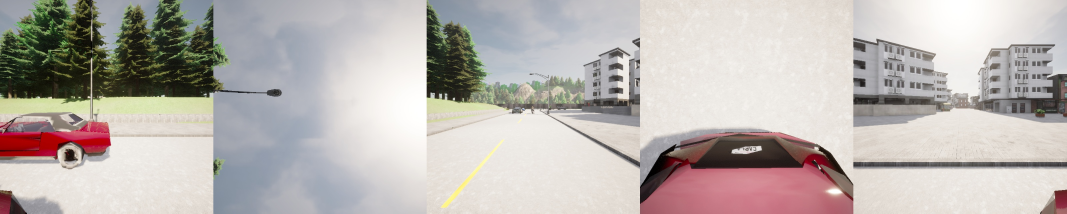
#> input picture fisheye_computation/images/five_rgb_001.jpg, 3200 x 640 px (shown at 1/3 size)
$ python fisheye_to_pinhole.py -i images/five_rgb_001.jpg
#> lines starting #> are read from the running program, lines starting #| are printed output that depends on the picture; after the words box and inside, x2 and y2 are one past the last pixel; in counts of white or black regions, pixels touching at a corner belong together
#!/usr/bin/env python

# Fisheye to Pinhole Image Converter
# Converts a single fisheye image to 3 optimally positioned pinhole images
# to maximize information coverage and minimize loss

import numpy as np
import cv2
from scipy.spatial.transform import Rotation as R
from typing import Tuple, Dict, List
import os
import json
import argparse


class EquidistantProjection:
    """Equidistant fisheye projection model for inverse mapping."""

    def __init__(self, fx: float, fy: float, cx: float, cy: float,
                 k0: float = 0.0, k1: float = 0.0, k2: float = 0.0, k3: float = 0.0, k4: float = 0.0):
        self.fx = fx
        self.fy = fy
        self.cx = cx
        self.cy = cy
        self.k0 = k0
        self.k1 = k1
        self.k2 = k2
        self.k3 = k3
        self.k4 = k4

    @classmethod
    def from_fov(cls, width: int, height: int, fov: float,
                 k0: float = 0.0, k1: float = 0.0, k2: float = 0.0, k3: float = 0.0, k4: float = 0.0):
        """Create equidistant projection from field of view."""
        cx = width / 2.0
        cy = height / 2.0
        # For equidistant projection: r = f * theta
        r_max = min(width, height) / 2.0
        theta_max = np.deg2rad(fov / 2.0)
        fx = fy = r_max / theta_max
        return cls(fx, fy, cx, cy, k0, k1, k2, k3, k4)

    # [18 lines left out: function from_2d_to_3d, not called in this run]


class FisheyeToPinholeConverter:
    """Converts fisheye images to optimally positioned pinhole images."""

    def __init__(self, fisheye_width: int = 640, fisheye_height: int = 640, fisheye_fov: int = 180,
                 pinhole_width: int = 640, pinhole_height: int = 640, pinhole_fov: int = 90):
        """
        Initialize the converter.

        Args:
            fisheye_width: Input fisheye image width
            fisheye_height: Input fisheye image height
            fisheye_fov: Fisheye field of view in degrees
            pinhole_width: Output pinhole image width
            pinhole_height: Output pinhole image height
            pinhole_fov: Pinhole field of view in degrees
        """
        self.fisheye_width = fisheye_width
        self.fisheye_height = fisheye_height
        self.fisheye_fov = fisheye_fov
        self.pinhole_width = pinhole_width
        self.pinhole_height = pinhole_height
        self.pinhole_fov = pinhole_fov

        # Initialize fisheye projection model
        self.fisheye_projection = EquidistantProjection.from_fov(
            width=fisheye_width,
            height=fisheye_height,
            fov=fisheye_fov
        )

        # Create pinhole camera intrinsic matrix
        self.pinhole_intrinsic = self._create_pinhole_intrinsic()

        # Define optimal camera orientations for maximum coverage
        # These orientations are designed to minimize overlap while maximizing coverage
        self.camera_orientations = self._get_optimal_orientations()

        # Pre-compute mapping tables for each camera
        self.mapping_tables = self._compute_all_mappings()

    def _create_pinhole_intrinsic(self) -> np.ndarray:
        """Create pinhole camera intrinsic matrix."""
        cx = self.pinhole_width / 2.0
        cy = self.pinhole_height / 2.0

        # Calculate focal length from FOV
        f = (self.pinhole_width / 2.0) / np.tan(np.deg2rad(self.pinhole_fov / 2.0))

        K = np.array([
            [f, 0, cx],
            [0, f, cy],
            [0, 0, 1]
        ])
        return K

    def _get_optimal_orientations(self) -> Dict[str, np.ndarray]:
        """
        Get optimal camera orientations for 3 pinhole cameras.

        The orientations are chosen to maximize coverage while minimizing overlap:
        - Front: Looking straight ahead (0°)
        - Left-Front: 45° to the left and slightly up
        - Right-Front: 45° to the right and slightly up

        This configuration captures most of the front hemisphere with good overlap
        for stereo vision while minimizing information loss.
        """
        orientations = {
            # Front camera - straight ahead
            'front': np.eye(3),

            # Left-front camera - 45° left, 15° up for better coverage
            'left_front': R.from_euler('xyz', [15, 45, 0], degrees=True).as_matrix(),

            # Right-front camera - 45° right, 15° up for better coverage
            'right_front': R.from_euler('xyz', [15, -45, 0], degrees=True).as_matrix()
        }

        return orientations

    def _compute_mapping_for_camera(self, camera_name: str, orientation: np.ndarray) -> np.ndarray:
        """Compute mapping table for a specific camera orientation."""

        # Create pinhole image coordinate grid
        y, x = np.meshgrid(range(self.pinhole_height), range(self.pinhole_width), indexing='ij')
        pinhole_coords = np.stack([x, y], axis=-1).astype(np.float32)

        # Convert pinhole coordinates to 3D rays
        ones = np.ones((self.pinhole_height, self.pinhole_width, 1))
        pinhole_coords_homo = np.concatenate([pinhole_coords, ones], axis=-1)

        # Apply inverse intrinsic matrix
        K_inv = np.linalg.inv(self.pinhole_intrinsic)
        rays_camera = np.tensordot(pinhole_coords_homo, K_inv.T, axes=([2], [0]))

        # Normalize rays to unit length
        rays_norm = np.linalg.norm(rays_camera, axis=-1, keepdims=True)
        rays_camera = rays_camera / (rays_norm + 1e-8)

        # Apply camera orientation (inverse transform to world coordinates)
        orientation_inv = orientation.T
        rays_world = np.tensordot(rays_camera, orientation_inv.T, axes=([2], [0]))

        # Project 3D rays to fisheye coordinates using the fisheye projection model
        fisheye_coords = self._project_rays_to_fisheye(rays_world)

        return fisheye_coords

    def _project_rays_to_fisheye(self, rays: np.ndarray) -> np.ndarray:
        """Project 3D rays to fisheye image coordinates."""
        # Normalize rays
        rays_norm = np.linalg.norm(rays, axis=-1, keepdims=True)
        rays = rays / (rays_norm + 1e-8)

        x, y, z = rays[..., 0], rays[..., 1], rays[..., 2]

        # Calculate theta and phi
        theta = np.arccos(np.clip(z, -1, 1))
        phi = np.arctan2(y, x)

        # For equidistant projection: r = f * theta
        r = theta

        # Convert to normalized coordinates
        x_norm = r * np.cos(phi)
        y_norm = r * np.sin(phi)

        # Convert to image coordinates
        u = self.fisheye_projection.fx * x_norm + self.fisheye_projection.cx
        v = self.fisheye_projection.fy * y_norm + self.fisheye_projection.cy

        # Create mapping coordinates
        coords = np.stack([u, v], axis=-1).astype(np.float32)

        # Mask out coordinates outside fisheye image bounds
        mask = ((u >= 0) & (u < self.fisheye_width) &
                (v >= 0) & (v < self.fisheye_height))

        # Set invalid coordinates to -1 (will be handled by cv2.remap)
        coords[~mask] = -1

        return coords

    def _compute_all_mappings(self) -> Dict[str, np.ndarray]:
        """Compute mapping tables for all camera orientations."""
        mappings = {}

        print("Computing mapping tables...")
        for camera_name, orientation in self.camera_orientations.items():
            print(f"  - Computing mapping for {camera_name} camera...")
            mappings[camera_name] = self._compute_mapping_for_camera(camera_name, orientation)

        print("Mapping computation complete.")
        return mappings

    def convert_fisheye_to_pinhole(self, fisheye_image: np.ndarray) -> Dict[str, np.ndarray]:
        """
        Convert fisheye image to multiple pinhole images.

        Args:
            fisheye_image: Input fisheye image as numpy array

        Returns:
            Dictionary of pinhole images with camera names as keys
        """
        if fisheye_image.shape[:2] != (self.fisheye_height, self.fisheye_width):
            print(f"Resizing fisheye image from {fisheye_image.shape[:2]} to ({self.fisheye_height}, {self.fisheye_width})")
            fisheye_image = cv2.resize(fisheye_image, (self.fisheye_width, self.fisheye_height))

        pinhole_images = {}

        print("Converting fisheye to pinhole images...")
        for camera_name, mapping in self.mapping_tables.items():
            print(f"  - Generating {camera_name} pinhole image...")

            # Apply remapping to extract pinhole view
            pinhole_img = cv2.remap(
                fisheye_image,
                mapping[..., 0],
                mapping[..., 1],
                cv2.INTER_LINEAR,
                borderMode=cv2.BORDER_CONSTANT,
                borderValue=(0, 0, 0)
            )

            pinhole_images[camera_name] = pinhole_img

        return pinhole_images

    def convert_fisheye_from_file(self, fisheye_path: str) -> Dict[str, np.ndarray]:
        """
        Convert fisheye image from file to pinhole images.

        Args:
            fisheye_path: Path to fisheye image file

        Returns:
            Dictionary of pinhole images
        """
        if not os.path.exists(fisheye_path):
            raise FileNotFoundError(f"Fisheye image not found: {fisheye_path}")

        fisheye_img = cv2.imread(fisheye_path)
        if fisheye_img is None:
            raise ValueError(f"Could not load fisheye image: {fisheye_path}")

        # Convert BGR to RGB for processing
        fisheye_img = cv2.cvtColor(fisheye_img, cv2.COLOR_BGR2RGB)

        return self.convert_fisheye_to_pinhole(fisheye_img)

    def save_pinhole_images(self, pinhole_images: Dict[str, np.ndarray], output_dir: str = "pinhole_output") -> None:
        """
        Save pinhole images to files.

        Args:
            pinhole_images: Dictionary of pinhole images
            output_dir: Output directory path
        """
        os.makedirs(output_dir, exist_ok=True)

        print(f"Saving pinhole images to {output_dir}...")
        for camera_name, img in pinhole_images.items():
            # Convert RGB back to BGR for saving
            img_bgr = cv2.cvtColor(img, cv2.COLOR_RGB2BGR)
            output_path = os.path.join(output_dir, f"{camera_name}_pinhole.jpg")
            cv2.imwrite(output_path, img_bgr)
            print(f"  - Saved {camera_name} pinhole image: {output_path}")

    def save_configuration(self, output_path: str = "fisheye_to_pinhole_config.json") -> None:
        """Save converter configuration to JSON file."""

        config_data = {
            "fisheye_camera": {
                "width": self.fisheye_width,
                "height": self.fisheye_height,
                "fov_degrees": self.fisheye_fov,
                "projection_model": "equidistant",
                "fx": float(self.fisheye_projection.fx),
                "fy": float(self.fisheye_projection.fy),
                "cx": float(self.fisheye_projection.cx),
                "cy": float(self.fisheye_projection.cy)
            },
            "pinhole_cameras": {
                "width": self.pinhole_width,
                "height": self.pinhole_height,
                "fov_degrees": self.pinhole_fov,
                "fx": float(self.pinhole_intrinsic[0, 0]),
                "fy": float(self.pinhole_intrinsic[1, 1]),
                "cx": float(self.pinhole_intrinsic[0, 2]),
                "cy": float(self.pinhole_intrinsic[1, 2]),
                "intrinsic_matrix": self.pinhole_intrinsic.tolist()
            },
            "camera_orientations": {
                name: orientation.tolist()
                for name, orientation in self.camera_orientations.items()
            },
            "metadata": {
                "description": "Configuration for fisheye to pinhole conversion",
                "coordinate_system": "opencv",
                "optimal_coverage": "3 cameras positioned for maximum information retention",
                "camera_positions": {
                    "front": "Straight ahead (0° yaw, 0° pitch)",
                    "left_front": "45° left, 15° up",
                    "right_front": "45° right, 15° up"
                }
            }
        }

        os.makedirs(os.path.dirname(output_path) if os.path.dirname(output_path) else '.', exist_ok=True)

        with open(output_path, 'w') as f:
            json.dump(config_data, f, indent=4)

        print(f"Configuration saved to: {output_path}")

    def analyze_coverage(self, pinhole_images: Dict[str, np.ndarray]) -> Dict[str, float]:
        """
        Analyze the coverage of each pinhole image.

        Args:
            pinhole_images: Dictionary of pinhole images

        Returns:
            Dictionary with coverage statistics
        """
        coverage_stats = {}

        for camera_name, img in pinhole_images.items():
            # Calculate non-black pixel ratio as coverage metric
            if len(img.shape) == 3:
                # Color image - check if any channel is non-zero
                non_black = np.any(img > 5, axis=2)  # Small threshold to account for interpolation artifacts
            else:
                # Grayscale image
                non_black = img > 5

            coverage_ratio = np.sum(non_black) / (img.shape[0] * img.shape[1])
            coverage_stats[camera_name] = coverage_ratio

        # Calculate total unique coverage (approximate)
        total_coverage = min(1.0, sum(coverage_stats.values()) * 0.85)  # Adjust for overlap
        coverage_stats['total_estimated'] = total_coverage

        return coverage_stats


# [41 lines left out: function create_demo_fisheye, not called in this run]


def main():
    """Main function to demonstrate fisheye to pinhole conversion."""
    parser = argparse.ArgumentParser(description='Convert fisheye image to pinhole images')
    parser.add_argument('--input', '-i', type=str, help='Input fisheye image path')
    parser.add_argument('--output', '-o', type=str, default='pinhole_output', help='Output directory')
    parser.add_argument('--demo', action='store_true', help='Run with demo fisheye image')
    parser.add_argument('--fisheye-fov', type=int, default=180, help='Fisheye FOV in degrees')
    parser.add_argument('--pinhole-fov', type=int, default=90, help='Pinhole FOV in degrees')
    parser.add_argument('--pinhole-size', type=int, nargs=2, default=[640, 640], help='Pinhole image size (width height)')

    args = parser.parse_args()

    # Create converter
    converter = FisheyeToPinholeConverter(
        fisheye_width=640,
        fisheye_height=640,
        fisheye_fov=args.fisheye_fov,
        pinhole_width=args.pinhole_size[0],
        pinhole_height=args.pinhole_size[1],
        pinhole_fov=args.pinhole_fov
    )

    # Get fisheye image
    if args.demo or not args.input:
        print("Running demo mode...")
        fisheye_img = create_demo_fisheye()
        fisheye_img = cv2.cvtColor(fisheye_img, cv2.COLOR_BGR2RGB)  # Convert for processing
    else:
        print(f"Loading fisheye image from: {args.input}")
        pinhole_images = converter.convert_fisheye_from_file(args.input)
#> in convert_fisheye_from_file, fisheye_img is the input picture: shape (640, 3200, 3); mean B, G, R 176, 179.9, 186.2
#| Resizing fisheye image from (640, 3200) to (640, 640)
#> in convert_fisheye_to_pinhole, `fisheye_image = cv2.resize(fisheye_image, (self.fisheye_width, self.fi..`:
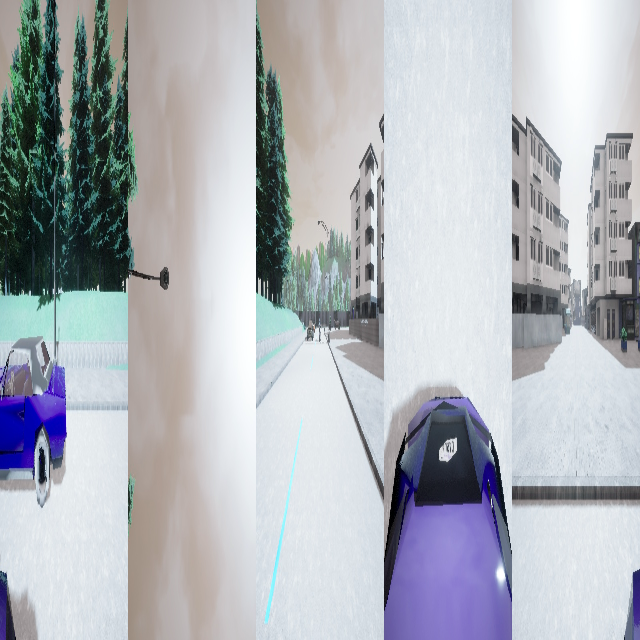
#> fisheye_image: shape (640, 640, 3); mean of channels 0, 1, 2 186.1, 179.9, 176; drawn as B, G, R
#> the loop in convert_fisheye_to_pinhole, `for camera_name, mapping in self.mapping_tables.items():` made 3 passes
#> pass 1, in convert_fisheye_to_pinhole, `pinhole_img = cv2.remap( fisheye_image, mapping[..., 0], mapping[..., ..`:
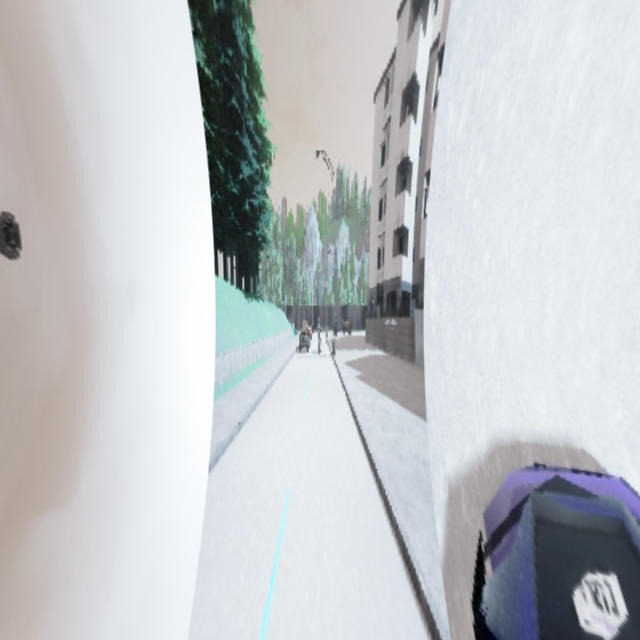
#> pinhole_img: shape (640, 640, 3); mean of channels 0, 1, 2 199.5, 196.8, 193.6; drawn as B, G, R
#> pass 2, in convert_fisheye_to_pinhole, `pinhole_img = cv2.remap( fisheye_image, mapping[..., 0], mapping[..., ..`:
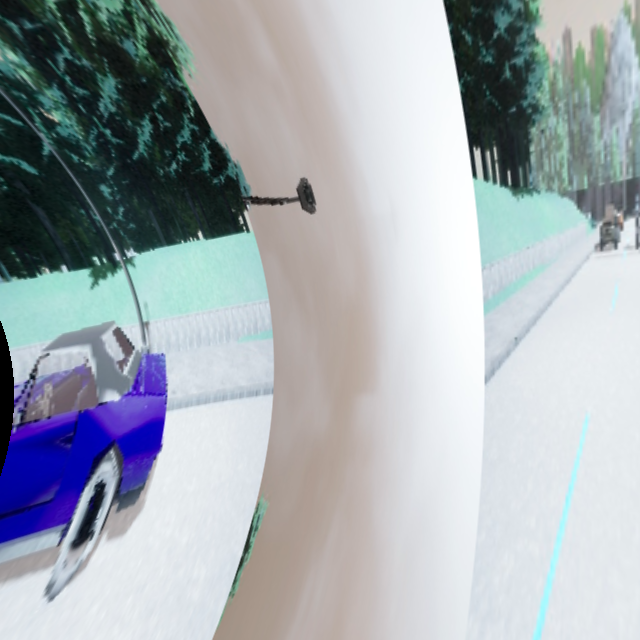
#> pinhole_img: shape (640, 640, 3); mean of channels 0, 1, 2 177.5, 171.6, 164.4; drawn as B, G, R
#> pass 3, in convert_fisheye_to_pinhole, `pinhole_img = cv2.remap( fisheye_image, mapping[..., 0], mapping[..., ..`:
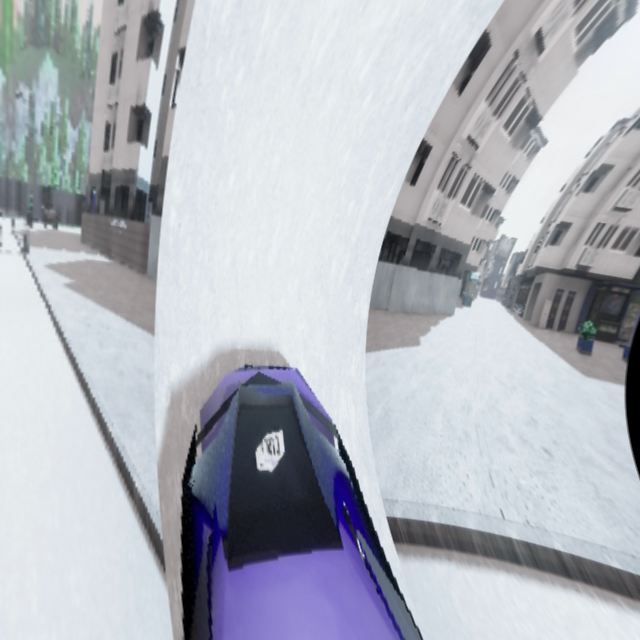
#> pinhole_img: shape (640, 640, 3); mean of channels 0, 1, 2 189.4, 181.2, 177.5; drawn as B, G, R
#> after the loop in convert_fisheye_to_pinhole, `for camera_name, mapping in self.mapping_tables.items():`: pinhole_images = 3 items
#> pinhole_images = 3 items

    # Convert fisheye to pinhole images
    if args.demo or not args.input:
        pinhole_images = converter.convert_fisheye_to_pinhole(fisheye_img)

    # Analyze coverage
    coverage_stats = converter.analyze_coverage(pinhole_images)
#> the loop in analyze_coverage, `for camera_name, img in pinhole_images.items():` made 3 passes
#> (camera_name, coverage_ratio) on passes 1 to 3: ('front', 1), ('left_front', 0.996), ('right_front', 0.995)
#> pass 1, in analyze_coverage, `non_black = np.any(img > 5, axis=2)`:
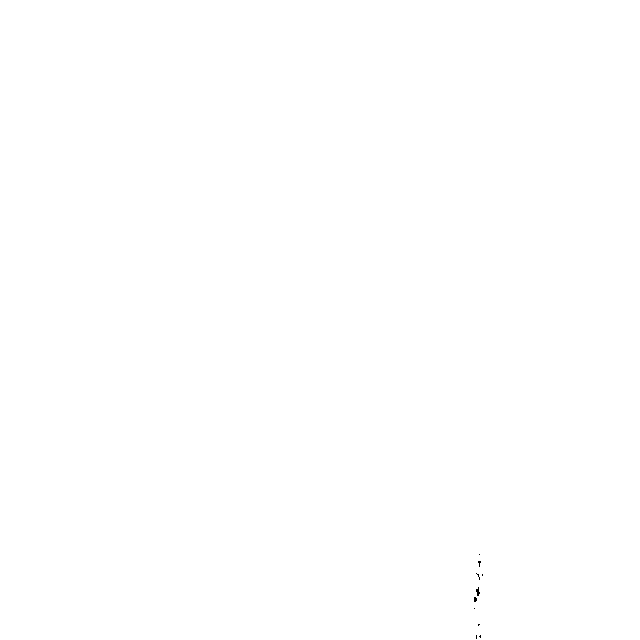
#> non_black: shape (640, 640) bool; 100% white; black in thin lines or dots, all inside (x1, y1, x2, y2) = (474, 554, 483, 639)
#> pass 2, in analyze_coverage, `non_black = np.any(img > 5, axis=2)`:
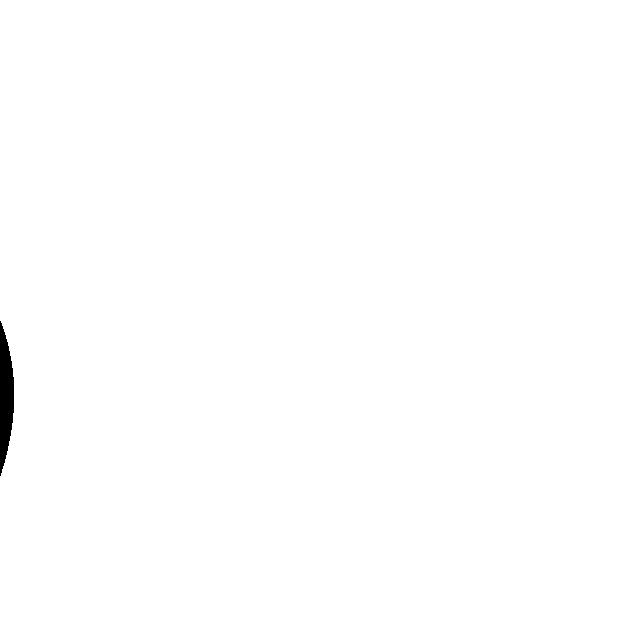
#> non_black: shape (640, 640) bool; 99.6% white; 1 black region, box (x1, y1, x2, y2) and area: (0, 321, 14, 476) 1495
#> pass 3, in analyze_coverage, `non_black = np.any(img > 5, axis=2)`:
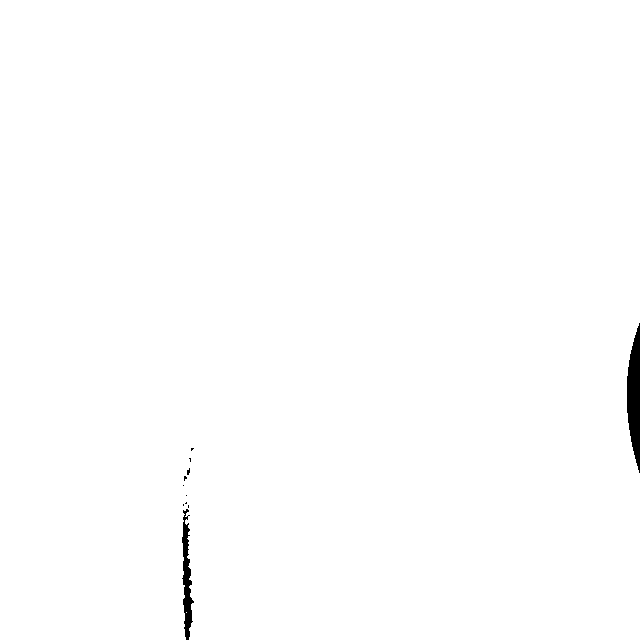
#> non_black: shape (640, 640) bool; 99.5% white; 11 black regions (9 under 20 px), largest, box (x1, y1, x2, y2) and area: (627, 323, 640, 473) 1351, (182, 509, 194, 640) 777
#> after the loop in analyze_coverage, `for camera_name, img in pinhole_images.items():`: coverage_stats = {'front': 1, 'left_front': 0.996, 'right_front': 0.995}
#> in analyze_coverage, `total_coverage = min(1.0, sum(coverage_stats.values()) * 0.85)`: total_coverage = 1
#> coverage_stats = {'front': 1, 'left_front': 0.996, 'right_front': 0.995, 'total_estimated': 1}
    print("\nCoverage Analysis:")
    for camera_name, coverage in coverage_stats.items():
        print(f"  {camera_name}: {coverage:.1%}")
#> this loop made 4 passes
#> (printed output is left out)

    # Save results
    converter.save_pinhole_images(pinhole_images, args.output)
#> the loop in save_pinhole_images, `for camera_name, img in pinhole_images.items():` made 3 passes
#> camera_name on passes 1 to 3: 'front', 'left_front', 'right_front'
#> (printed output is left out)
    converter.save_configuration(os.path.join(args.output, 'config.json'))

    print(f"\nConversion complete! Check '{args.output}' directory for results.")
    print(f"Total estimated coverage: {coverage_stats.get('total_estimated', 0):.1%}")
#| Total estimated coverage: 100.0%


if __name__ == '__main__':
    main()
